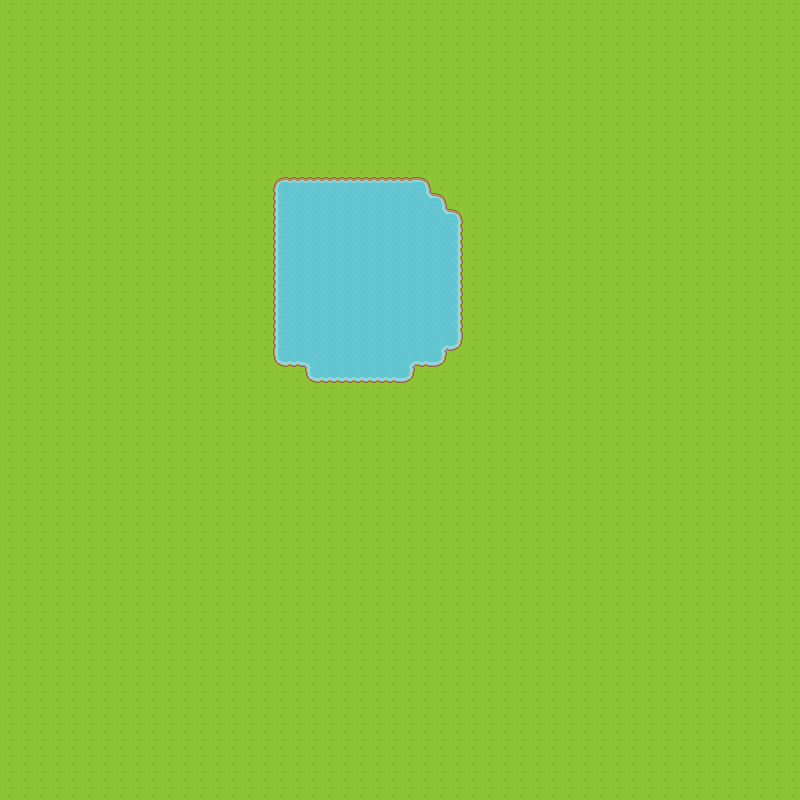

A level layout from a 2D game, rendered from its tile map. Below: a short description, then the map file with its tile-grid data intact:
An orthogonal 50x50 tile map with 16x16 px tiles, 1 tile layer (Tile Layer 1).

<map version="1.2" tiledversion="1.2.4" orientation="orthogonal" renderorder="left-down" width="50" height="50" tilewidth="16" tileheight="16" infinite="0" nextlayerid="2" nextobjectid="1">
 <tileset firstgid="1" source="base tileset.tsx" />
 <layer id="1" name="Tile Layer 1" width="50" height="50">
  <data encoding="csv">
6,6,6,6,6,6,6,6,6,6,6,6,6,6,6,6,6,6,6,6,6,6,6,6,6,6,6,6,6,6,6,6,6,6,6,6,6,6,6,6,6,6,6,6,6,6,6,6,6,6,
6,6,6,6,6,6,6,6,6,6,6,6,6,6,6,6,6,6,6,6,6,6,6,6,6,6,6,6,6,6,6,6,6,6,6,6,6,6,6,6,6,6,6,6,6,6,6,6,6,6,
6,6,6,6,6,6,6,6,6,6,6,6,6,6,6,6,6,6,6,6,6,6,6,6,6,6,6,6,6,6,6,6,6,6,6,6,6,6,6,6,6,6,6,6,6,6,6,6,6,6,
6,6,6,6,6,6,6,6,6,6,6,6,6,6,6,6,6,6,6,6,6,6,6,6,6,6,6,6,6,6,6,6,6,6,6,6,6,6,6,6,6,6,6,6,6,6,6,6,6,6,
6,6,6,6,6,6,6,6,6,6,6,6,6,6,6,6,6,6,6,6,6,6,6,6,6,6,6,6,6,6,6,6,6,6,6,6,6,6,6,6,6,6,6,6,6,6,6,6,6,6,
6,6,6,6,6,6,6,6,6,6,6,6,6,6,6,6,6,6,6,6,6,6,6,6,6,6,6,6,6,6,6,6,6,6,6,6,6,6,6,6,6,6,6,6,6,6,6,6,6,6,
6,6,6,6,6,6,6,6,6,6,6,6,6,6,6,6,6,6,6,6,6,6,6,6,6,6,6,6,6,6,6,6,6,6,6,6,6,6,6,6,6,6,6,6,6,6,6,6,6,6,
6,6,6,6,6,6,6,6,6,6,6,6,6,6,6,6,6,6,6,6,6,6,6,6,6,6,6,6,6,6,6,6,6,6,6,6,6,6,6,6,6,6,6,6,6,6,6,6,6,6,
6,6,6,6,6,6,6,6,6,6,6,6,6,6,6,6,6,6,6,6,6,6,6,6,6,6,6,6,6,6,6,6,6,6,6,6,6,6,6,6,6,6,6,6,6,6,6,6,6,6,
6,6,6,6,6,6,6,6,6,6,6,6,6,6,6,6,6,6,6,6,6,6,6,6,6,6,6,6,6,6,6,6,6,6,6,6,6,6,6,6,6,6,6,6,6,6,6,6,6,6,
6,6,6,6,6,6,6,6,6,6,6,6,6,6,6,6,6,6,6,6,6,6,6,6,6,6,6,6,6,6,6,6,6,6,6,6,6,6,6,6,6,6,6,6,6,6,6,6,6,6,
6,6,6,6,6,6,6,6,6,6,6,6,6,6,6,6,6,3,4,4,4,4,4,4,4,4,5,6,6,6,6,6,6,6,6,6,6,6,6,6,6,6,6,6,6,6,6,6,6,6,
6,6,6,6,6,6,6,6,6,6,6,6,6,6,6,6,6,60,61,61,61,61,61,61,61,61,115,5,6,6,6,6,6,6,6,6,6,6,6,6,6,6,6,6,6,6,6,6,6,6,
6,6,6,6,6,6,6,6,6,6,6,6,6,6,6,6,6,60,61,61,61,61,61,61,61,61,61,115,5,6,6,6,6,6,6,6,6,6,6,6,6,6,6,6,6,6,6,6,6,6,
6,6,6,6,6,6,6,6,6,6,6,6,6,6,6,6,6,60,61,61,61,61,61,61,61,61,61,61,62,6,6,6,6,6,6,6,6,6,6,6,6,6,6,6,6,6,6,6,6,6,
6,6,6,6,6,6,6,6,6,6,6,6,6,6,6,6,6,60,61,61,61,61,61,61,61,61,61,61,62,6,6,6,6,6,6,6,6,6,6,6,6,6,6,6,6,6,6,6,6,6,
6,6,6,6,6,6,6,6,6,6,6,6,6,6,6,6,6,60,61,61,61,61,61,61,61,61,61,61,62,6,6,6,6,6,6,6,6,6,6,6,6,6,6,6,6,6,6,6,6,6,
6,6,6,6,6,6,6,6,6,6,6,6,6,6,6,6,6,60,61,61,61,61,61,61,61,61,61,61,62,6,6,6,6,6,6,6,6,6,6,6,6,6,6,6,6,6,6,6,6,6,
6,6,6,6,6,6,6,6,6,6,6,6,6,6,6,6,6,60,61,61,61,61,61,61,61,61,61,61,62,6,6,6,6,6,6,6,6,6,6,6,6,6,6,6,6,6,6,6,6,6,
6,6,6,6,6,6,6,6,6,6,6,6,6,6,6,6,6,60,61,61,61,61,61,61,61,61,61,61,62,6,6,6,6,6,6,6,6,6,6,6,6,6,6,6,6,6,6,6,6,6,
6,6,6,6,6,6,6,6,6,6,6,6,6,6,6,6,6,60,61,61,61,61,61,61,61,61,61,61,62,6,6,6,6,6,6,6,6,6,6,6,6,6,6,6,6,6,6,6,6,6,
6,6,6,6,6,6,6,6,6,6,6,6,6,6,6,6,6,60,61,61,61,61,61,61,61,61,61,58,119,6,6,6,6,6,6,6,6,6,6,6,6,6,6,6,6,6,6,6,6,6,
6,6,6,6,6,6,6,6,6,6,6,6,6,6,6,6,6,117,118,59,61,61,61,61,61,58,118,119,6,6,6,6,6,6,6,6,6,6,6,6,6,6,6,6,6,6,6,6,6,6,
6,6,6,6,6,6,6,6,6,6,6,6,6,6,6,6,6,6,6,117,118,118,118,118,118,119,6,6,6,6,6,6,6,6,6,6,6,6,6,6,6,6,6,6,6,6,6,6,6,6,
6,6,6,6,6,6,6,6,6,6,6,6,6,6,6,6,6,6,6,6,6,6,6,6,6,6,6,6,6,6,6,6,6,6,6,6,6,6,6,6,6,6,6,6,6,6,6,6,6,6,
6,6,6,6,6,6,6,6,6,6,6,6,6,6,6,6,6,6,6,6,6,6,6,6,6,6,6,6,6,6,6,6,6,6,6,6,6,6,6,6,6,6,6,6,6,6,6,6,6,6,
6,6,6,6,6,6,6,6,6,6,6,6,6,6,6,6,6,6,6,6,6,6,6,6,6,6,6,6,6,6,6,6,6,6,6,6,6,6,6,6,6,6,6,6,6,6,6,6,6,6,
6,6,6,6,6,6,6,6,6,6,6,6,6,6,6,6,6,6,6,6,6,6,6,6,6,6,6,6,6,6,6,6,6,6,6,6,6,6,6,6,6,6,6,6,6,6,6,6,6,6,
6,6,6,6,6,6,6,6,6,6,6,6,6,6,6,6,6,6,6,6,6,6,6,6,6,6,6,6,6,6,6,6,6,6,6,6,6,6,6,6,6,6,6,6,6,6,6,6,6,6,
6,6,6,6,6,6,6,6,6,6,6,6,6,6,6,6,6,6,6,6,6,6,6,6,6,6,6,6,6,6,6,6,6,6,6,6,6,6,6,6,6,6,6,6,6,6,6,6,6,6,
6,6,6,6,6,6,6,6,6,6,6,6,6,6,6,6,6,6,6,6,6,6,6,6,6,6,6,6,6,6,6,6,6,6,6,6,6,6,6,6,6,6,6,6,6,6,6,6,6,6,
6,6,6,6,6,6,6,6,6,6,6,6,6,6,6,6,6,6,6,6,6,6,6,6,6,6,6,6,6,6,6,6,6,6,6,6,6,6,6,6,6,6,6,6,6,6,6,6,6,6,
6,6,6,6,6,6,6,6,6,6,6,6,6,6,6,6,6,6,6,6,6,6,6,6,6,6,6,6,6,6,6,6,6,6,6,6,6,6,6,6,6,6,6,6,6,6,6,6,6,6,
6,6,6,6,6,6,6,6,6,6,6,6,6,6,6,6,6,6,6,6,6,6,6,6,6,6,6,6,6,6,6,6,6,6,6,6,6,6,6,6,6,6,6,6,6,6,6,6,6,6,
6,6,6,6,6,6,6,6,6,6,6,6,6,6,6,6,6,6,6,6,6,6,6,6,6,6,6,6,6,6,6,6,6,6,6,6,6,6,6,6,6,6,6,6,6,6,6,6,6,6,
6,6,6,6,6,6,6,6,6,6,6,6,6,6,6,6,6,6,6,6,6,6,6,6,6,6,6,6,6,6,6,6,6,6,6,6,6,6,6,6,6,6,6,6,6,6,6,6,6,6,
6,6,6,6,6,6,6,6,6,6,6,6,6,6,6,6,6,6,6,6,6,6,6,6,6,6,6,6,6,6,6,6,6,6,6,6,6,6,6,6,6,6,6,6,6,6,6,6,6,6,
6,6,6,6,6,6,6,6,6,6,6,6,6,6,6,6,6,6,6,6,6,6,6,6,6,6,6,6,6,6,6,6,6,6,6,6,6,6,6,6,6,6,6,6,6,6,6,6,6,6,
6,6,6,6,6,6,6,6,6,6,6,6,6,6,6,6,6,6,6,6,6,6,6,6,6,6,6,6,6,6,6,6,6,6,6,6,6,6,6,6,6,6,6,6,6,6,6,6,6,6,
6,6,6,6,6,6,6,6,6,6,6,6,6,6,6,6,6,6,6,6,6,6,6,6,6,6,6,6,6,6,6,6,6,6,6,6,6,6,6,6,6,6,6,6,6,6,6,6,6,6,
6,6,6,6,6,6,6,6,6,6,6,6,6,6,6,6,6,6,6,6,6,6,6,6,6,6,6,6,6,6,6,6,6,6,6,6,6,6,6,6,6,6,6,6,6,6,6,6,6,6,
6,6,6,6,6,6,6,6,6,6,6,6,6,6,6,6,6,6,6,6,6,6,6,6,6,6,6,6,6,6,6,6,6,6,6,6,6,6,6,6,6,6,6,6,6,6,6,6,6,6,
6,6,6,6,6,6,6,6,6,6,6,6,6,6,6,6,6,6,6,6,6,6,6,6,6,6,6,6,6,6,6,6,6,6,6,6,6,6,6,6,6,6,6,6,6,6,6,6,6,6,
6,6,6,6,6,6,6,6,6,6,6,6,6,6,6,6,6,6,6,6,6,6,6,6,6,6,6,6,6,6,6,6,6,6,6,6,6,6,6,6,6,6,6,6,6,6,6,6,6,6,
6,6,6,6,6,6,6,6,6,6,6,6,6,6,6,6,6,6,6,6,6,6,6,6,6,6,6,6,6,6,6,6,6,6,6,6,6,6,6,6,6,6,6,6,6,6,6,6,6,6,
6,6,6,6,6,6,6,6,6,6,6,6,6,6,6,6,6,6,6,6,6,6,6,6,6,6,6,6,6,6,6,6,6,6,6,6,6,6,6,6,6,6,6,6,6,6,6,6,6,6,
6,6,6,6,6,6,6,6,6,6,6,6,6,6,6,6,6,6,6,6,6,6,6,6,6,6,6,6,6,6,6,6,6,6,6,6,6,6,6,6,6,6,6,6,6,6,6,6,6,6,
6,6,6,6,6,6,6,6,6,6,6,6,6,6,6,6,6,6,6,6,6,6,6,6,6,6,6,6,6,6,6,6,6,6,6,6,6,6,6,6,6,6,6,6,6,6,6,6,6,6,
6,6,6,6,6,6,6,6,6,6,6,6,6,6,6,6,6,6,6,6,6,6,6,6,6,6,6,6,6,6,6,6,6,6,6,6,6,6,6,6,6,6,6,6,6,6,6,6,6,6,
6,6,6,6,6,6,6,6,6,6,6,6,6,6,6,6,6,6,6,6,6,6,6,6,6,6,6,6,6,6,6,6,6,6,6,6,6,6,6,6,6,6,6,6,6,6,6,6,6,6
</data>
 </layer>
</map>
